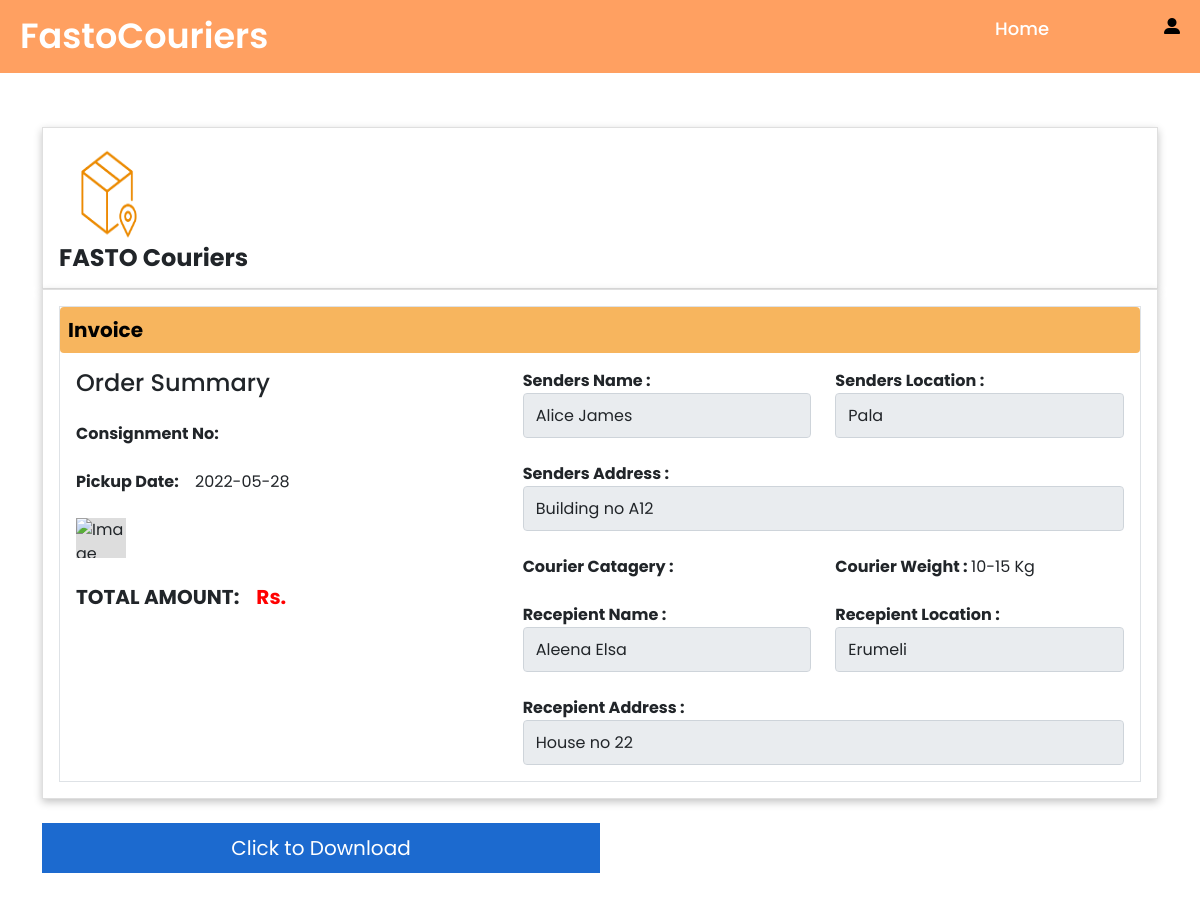
Page /paysuccess.php on the earlier database version.
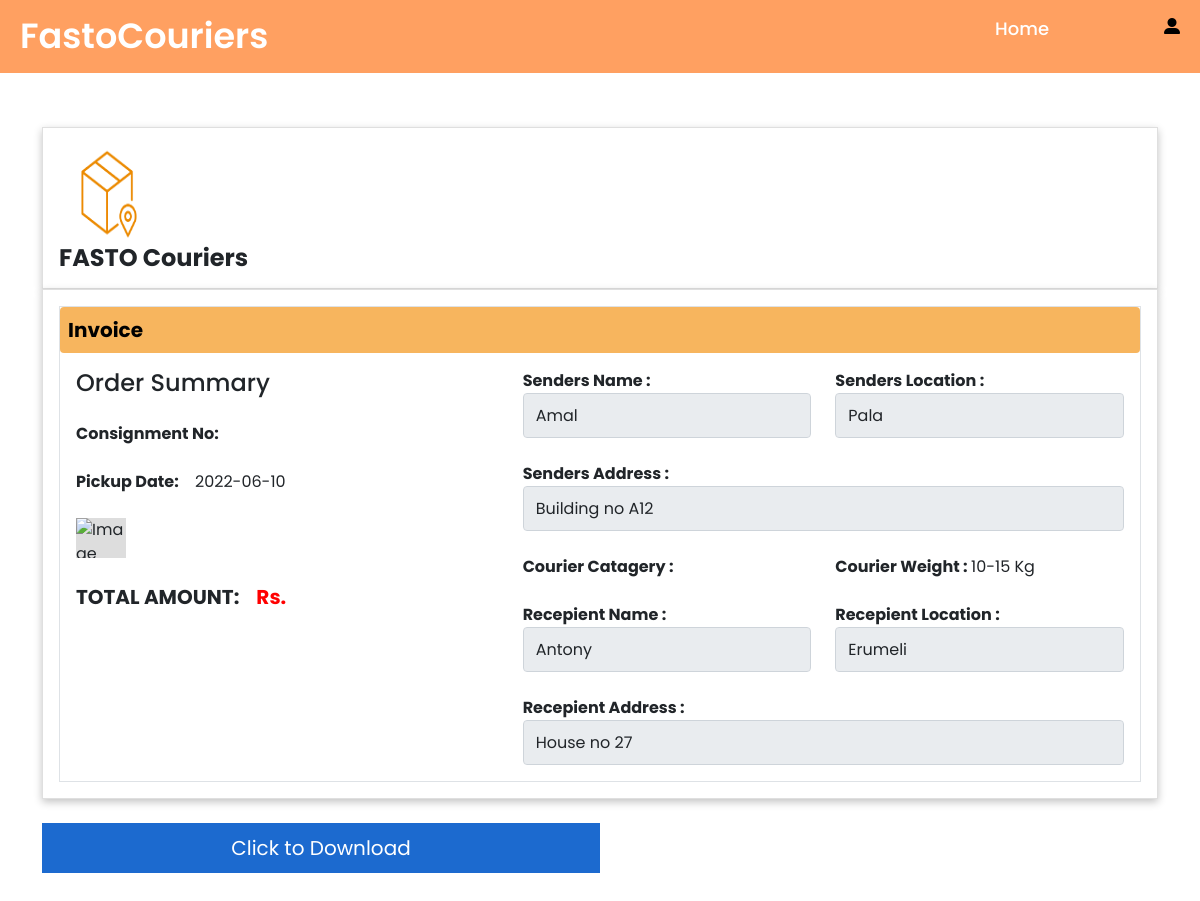
Same page on the later database version.
### tables this page shows
CREATE TABLE `tbl_pickupdetails` (
  `pickup_id` int(50) NOT NULL,
  `pickup_loc` varchar(200) NOT NULL,
  `pickup_addr` varchar(200) NOT NULL,
  `pickup_ins` varchar(200) NOT NULL,
  `pickup_sender` varchar(100) NOT NULL,
  `pickup_addrtype` varchar(100) NOT NULL,
  `pickup_mobile` varchar(100) NOT NULL,
  `pickup_date` date NOT NULL,
  `pickup_time` timestamp NOT NULL DEFAULT current_timestamp() ON UPDATE current_timestamp(),
  `status` varchar(100) NOT NULL
);

CREATE TABLE `tbl_deliverydetails` (
  `delivery_id` int(11) NOT NULL,
  `delivery_loc` varchar(200) NOT NULL,
  `delivery_addr` varchar(200) NOT NULL,
  `delivery_ins` varchar(200) NOT NULL,
  `delivery_receiver` varchar(100) NOT NULL,
  `delivery_addrtype` varchar(100) NOT NULL,
  `delivery_mobile` varchar(100) NOT NULL,
  `status` varchar(100) NOT NULL
);

### paysuccess.php (the view, shortened to what this page needs)
<?php
include('dbcon.php');
$var=$_SESSION['name'];
$res1= mysqli_query($con,"SELECT c.*, p.* FROM tbl_courier c, tbl_pickupdetails p WHERE c.pickup_id = p.pickup_id");
    while($r1 = mysqli_fetch_array($res1)){
        $pickup_date=$r1["pickup_date"];
        $pickup_sender=$r1["pickup_sender"];
        $pickup_addr=$r1["pickup_addr"];
        $pickup_loc=$r1["pickup_loc"];
    }
$res2= mysqli_query($con,"SELECT c.*, d.* FROM tbl_courier c, tbl_deliverydetails d WHERE c.delivery_id = d.delivery_id");
    while($r2 = mysqli_fetch_array($res2)){
        $delivery_receiver=$r2["delivery_receiver"];
        $delivery_loc=$r2["delivery_loc"];
        $delivery_addr=$r2["delivery_addr"];
    }
?>
<!DOCTYPE html>
<head>
    <link rel="stylesheet" href="payment.css" />
    <link rel="stylesheet" href="css/header.css" />
    <link rel="stylesheet" href="css/footer.css" />
    <link rel="stylesheet" href="https://cdn.jsdelivr.net/npm/bootstrap@5.0.1/dist/css/bootstrap.min.css"/>
    <link rel="stylesheet" href="https://cdn.jsdelivr.net/npm/bootstrap@5.0.1/dist/js/bootstrap.bundle.min.js"/>
    <link rel="stylesheet" href="https://cdnjs.cloudflare.com/ajax/libs/jquery/3.2.1/jquery.min.js"/>
</head>
<body>
    <nav>
        <div class="menu">
        <div class="logo">
            <a href="#">FastoCouriers</a>
        </div>
        <ul>
            <li><a href="home.php">Home</a></li>
            <li style="margin-left:100px;color:black"><b>
        <i class="fas fa-user-alt"></i>
        <span><?php echo $var?></span></b></li>
        </ul>
        </div>
    </nav>
    <div class="container" id="invoice">
        <div class="row">
            <div class="col-12 mt-4">
            <div class="card p-3">
            <span class="imagestyle"><img src="images/iconbox.png"></img></span>
            <p class="mb-0 fw-bold h4">FASTO Couriers</p>
            </div>
            </div>
            <div class="col-12">
            <div class="card p-3">
            <div class="card-body border p-0">
                <p> <a class="btn btn-primary p-2 w-100 h-100 d-flex align-items-center justify-content-between" data-bs-toggle="collapse" href="#collapseExample" role="button" aria-expanded="true" aria-controls="collapseExample"> <span class="fw-bold">Invoice</span> </a> </p>
                <div class="collapse show p-3 pt-0" id="collapseExample">
                <div class="row">
                    <div class="col-lg-5 mb-lg-0 mb-3">
                        <b><p class="h4 mb-0">Order Summary</p></b><br>
                        <p class="mb-0"><span class="fw-bold">Consignment No:</span><span class="fw-bold c-green">&nbsp&nbsp&nbsp<?php echo $consignment_no;?></span> </p>
                        <br><p class="mb-0"> <span class="fw-bold">Pickup Date: </span> <span class="fw-normal">&nbsp&nbsp&nbsp<?php echo $pickup_date;?></span> </p>
                        <div class="wrapper">
                            <br><div class="box box3"><img src="images/<?php echo $courier_image;?>" alt="Image Unavailable"></div>
                        </div>
                        <br><p class="mb-0"> <span class="fw-bold" style="font-size:20px;">TOTAL AMOUNT:</span> <span class="fw-bold"  style="color:red;font-size:20px;">&nbsp&nbsp Rs. <?php echo $tot_amt;?></span> </p>
                    </div>
                        <div class="col-lg-7">
                            <form action="" class="form">
                                <div class="row">
                                <div class="col-6">
                                <div class="fw-bold">Senders Name : <input type="text" class="form-control" value="<?php echo  $pickup_sender?> " readonly ></div>
                                </div>
                                <div class="col-6">
                                <div class="fw-bold">Senders Location : <input type="text" class="form-control" value="<?php echo  $pickup_loc?> " readonly ></div>
                                </div>
                                <div class="col-12">
                                <br><div class="fw-bold">Senders Address : <input type="text" class="form-control" value="<?php echo  $pickup_addr?> " readonly ></div>
                                </div>
                                <div class="col-6">
                                <br><p class="mb-0"> <span class="fw-bold">Courier Catagery : </span><span class="fw-normal"><?php echo $courier_cat;?></span> </p>
                                </div>
                                <div class="col-6">
                                <br><p class="mb-0"><span class="fw-bold">Courier Weight : </span><span class="fw-normal"><?php
                                    if($courier_weight=='1'){
                                        echo "Below 5 Kg";
                                    }
                                    else if($courier_weight=='2'){
                                        echo "6-9 Kg";
                                    }
                                    else{
                                        echo "10-15 Kg";
                                    }
                                    ?></span></p>
                                </div>
                                <div class="col-6">
                                <br><div class="fw-bold">Recepient Name : <input type="text" class="form-control" value="<?php echo   $delivery_receiver?> " readonly ></div>
                                </div>
                                <div class="col-6">
                                <br><div class="fw-bold">Recepient Location : <input type="text" class="form-control" value="<?php echo   $delivery_loc?> " readonly ></div>
                                </div>
                                <div class="col-12">
                                <br><div class="fw-bold">Recepient Address : <input type="text" class="form-control" value="<?php echo   $delivery_addr?> " readonly ></div>
                                </div>
                                </div>
                            </form>
                        </div>
                        </div>
                        </div>
                    </div>
                </div>
            </div>
        </div>
        <div class="col-6">
        <div class="btn btn-primary payment" onclick="generatePDF()"> Click to Download </div>
        </div>
    </div>
</body>
</html>

### payment.css (style rules this page uses)
* { margin: 0; padding: 0; box-sizing: border-box; font-family: 'Poppins', sans-serif }
.container { margin: 30px auto }
.container .card { width: 100%; box-shadow: rgba(0, 0, 0, 0.24) 0px 3px 8px; background: #fff; border-radius: 0px }
body { background: #eee }
.btn.btn-primary { background-color: rgb(247, 181, 94); color: black; box-shadow: none; border: none; font-size: 20px; width: 100%; height: 100% }
.container .card img { width: 100%; object-fit: fill; }
.c-green { color: green }
.box { height: 40px; width: 50px; display: flex; align-items: center; justify-content: center; background-color: #ddd }
.btn.btn-primary.payment { background-color: #1c6acf; color: white; border-radius: 0px; height: 50px; display: flex; align-items: center; justify-content: center; margin-top: 24px }
.form-control { width: 100%; height: 45px; font-size: 14px; border: 1px solid #DADCE0; border-radius: 0; outline: none; padding: 2px; background: none; z-index: 1; box-shadow: none }

### css/header.css (style rules this page uses)
* { margin: 0; padding: 0; box-sizing: border-box; font-family: 'Poppins',sans-serif; }
nav { background: #ffa061; width: 100%; padding: 10px 0; z-index: 12; }
nav .menu { max-width: 1250px; margin: auto; display: flex; align-items: center; justify-content: space-between; padding: 0 20px; }
.menu .logo a { text-decoration: none; color: #fff; font-size: 35px; font-weight: 600; }
.menu ul { display: inline-flex; }
.menu ul li { list-style: none; margin-left: 7px; }
.menu ul li:first-child { margin-left: 0px; }
.menu ul li a { text-decoration: none; color: rgb(255, 255, 255); font-size: 18px; font-weight: 500; padding: 8px 15px; border-radius: 5px; font-weight:bolder transition: all 0.3s ease; }

### paysuccess.php (style rules this page uses)
.imagestyle { width:100px; height:100px; }
img { width:100%; height:100%; }
.box img { max-width:100%; max-height:100%; vertical-align: middle; }
.box3 img { object-fit: cover; }
#invoice { box-sizing: inherit; }

Differences in the rows shown:
no longer on this page (row unchanged): tbl_pickupdetails: pickup_date "2022-05-28", pickup_sender "Alice James", pickup_loc "Pala", pickup_addr "Building no A12"
no longer on this page (row unchanged): tbl_deliverydetails: delivery_receiver "Aleena Elsa", delivery_loc "Erumeli", delivery_addr "House no 22"
added tbl_pickupdetails: pickup_date "2022-06-10", pickup_sender "Amal", pickup_loc "Pala", pickup_addr "Building no A12"
added tbl_deliverydetails: delivery_receiver "Antony", delivery_loc "Erumeli", delivery_addr "House no 27"
